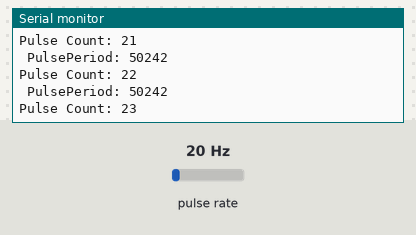
Recording of a sketch running on a simulated ESP32. Shown: the last lines printed to the serial monitor. Wiring (inferred from the names in the program): pulse sensor: data GPIO 34. The inputs (shaded band) are chosen by the test bench; at power-on: pulse rate 20 Hz.

Above: at 1.2 s.
1.3 s: pulse rate (sensor on GPIO 34) set to 4 Hz
At 1.49 s:
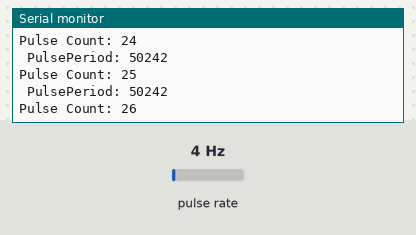
2.8 s: pulse rate (sensor on GPIO 34) set to 50 Hz
At 3.4 s:
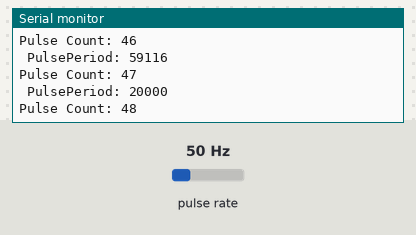
Timing chart, 0 to 5.8 s (numbered marks = the images above; inputs shaded):
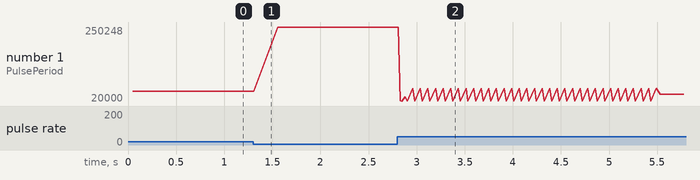

The sketch:

pulse_count.ino
```cpp
const int sensorPin = 34;

unsigned long previousMicros = 0;
unsigned long currentMicros = 0;
unsigned long pulsePeriod = 0;
unsigned long pulseInterval = 10000; // Set the pulse interval in milliseconds
unsigned long pulseCount = 0;

void setup() {
  Serial.begin(9600);
  pinMode(sensorPin, INPUT);
  attachInterrupt(digitalPinToInterrupt(sensorPin), countPulse, RISING);
}

void loop()
{
//    // Check for RPM calculation every minute
//    if (currentMillis - previousMillis >= 60000)
//    {
//
//    float rpm = (float)pulseCount / (float)(currentMillis - previousMillis) * 60000.0;
//
//    Serial.println("RPM: " + String(rpm));
//
//    // Reset pulse count and update previousMillis for the next interval
//    pulseCount = 0;
//    previousMillis = currentMillis;
  }

void countPulse()
{
  unsigned long currentMicros = micros();

  // Calculate the period between pulses
  pulsePeriod = currentMicros - previousMicros;
  previousMicros = currentMicros;

  Serial.println(" PulsePeriod: " + String(pulsePeriod));

  int sensorState = digitalRead(sensorPin);

  if (sensorState == HIGH )
  //if (sensorState == HIGH && currentMicros - previousMicros >= pulseInterval)
  {

    pulseCount++;

    Serial.println("Pulse Count: " + String(pulseCount));
  }
}
```

Measured:
- after the input at 2.8 s, the serial monitor: prints a new line at once (image 2)
- plotted number 1: 50242 → 250248 after the input at 1.3 s, 250248 → 40599 after the input at 2.8 s
